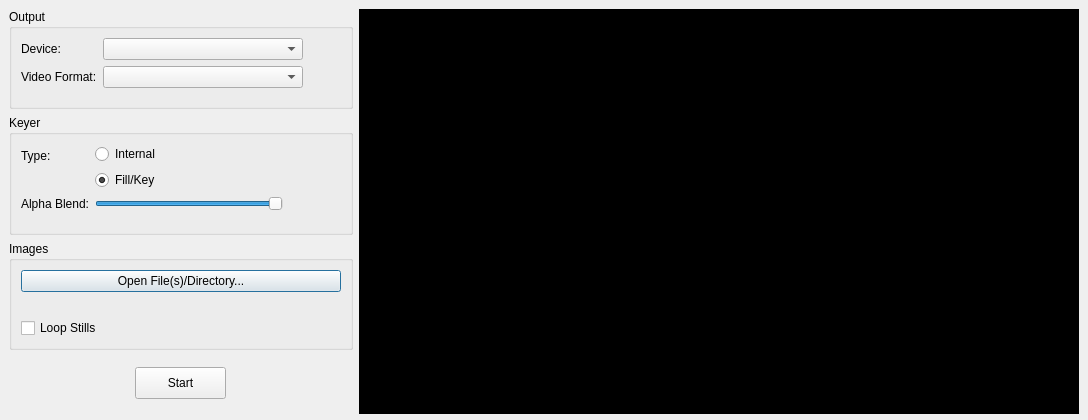
<?xml version="1.0" encoding="UTF-8"?>
<ui version="4.0">
 <class>KeyerOutputDialog</class>
 <widget class="QDialog" name="KeyerOutputDialog">
  <property name="geometry">
   <rect>
    <x>0</x>
    <y>0</y>
    <width>1088</width>
    <height>420</height>
   </rect>
  </property>
  <property name="sizePolicy">
   <sizepolicy hsizetype="Fixed" vsizetype="Fixed">
    <horstretch>0</horstretch>
    <verstretch>0</verstretch>
   </sizepolicy>
  </property>
  <property name="minimumSize">
   <size>
    <width>845</width>
    <height>290</height>
   </size>
  </property>
  <property name="maximumSize">
   <size>
    <width>16000</width>
    <height>16000</height>
   </size>
  </property>
  <property name="windowTitle">
   <string>Keyer Output</string>
  </property>
  <layout class="QHBoxLayout" name="horizontalLayout">
   <item>
    <layout class="QGridLayout" name="gridLayout">
     <item row="0" column="0">
      <widget class="QGroupBox" name="groupBox">
       <property name="enabled">
        <bool>true</bool>
       </property>
       <property name="sizePolicy">
        <sizepolicy hsizetype="Minimum" vsizetype="Preferred">
         <horstretch>0</horstretch>
         <verstretch>0</verstretch>
        </sizepolicy>
       </property>
       <property name="minimumSize">
        <size>
         <width>300</width>
         <height>100</height>
        </size>
       </property>
       <property name="maximumSize">
        <size>
         <width>16777215</width>
         <height>16777215</height>
        </size>
       </property>
       <property name="title">
        <string>Output</string>
       </property>
       <layout class="QFormLayout" name="formLayout">
        <property name="fieldGrowthPolicy">
         <enum>QFormLayout::FieldsStayAtSizeHint</enum>
        </property>
        <item row="0" column="0">
         <widget class="QLabel" name="label_5">
          <property name="text">
           <string>Device:</string>
          </property>
         </widget>
        </item>
        <item row="0" column="1">
         <widget class="QComboBox" name="outputDevicePopup">
          <property name="minimumSize">
           <size>
            <width>200</width>
            <height>0</height>
           </size>
          </property>
         </widget>
        </item>
        <item row="1" column="0">
         <widget class="QLabel" name="label_4">
          <property name="text">
           <string>Video Format:</string>
          </property>
         </widget>
        </item>
        <item row="1" column="1">
         <widget class="QComboBox" name="videoFormatPopup">
          <property name="minimumSize">
           <size>
            <width>200</width>
            <height>0</height>
           </size>
          </property>
         </widget>
        </item>
       </layout>
      </widget>
     </item>
     <item row="2" column="0">
      <widget class="QGroupBox" name="groupBox_3">
       <property name="title">
        <string>Images</string>
       </property>
       <layout class="QVBoxLayout" name="verticalLayout">
        <item>
         <layout class="QHBoxLayout" name="horizontalLayout_3">
          <item>
           <widget class="QPushButton" name="openFileButton">
            <property name="text">
             <string>Open File(s)/Directory...</string>
            </property>
           </widget>
          </item>
         </layout>
        </item>
        <item>
         <widget class="QLabel" name="fileStatusLabel">
          <property name="text">
           <string/>
          </property>
         </widget>
        </item>
        <item>
         <widget class="QCheckBox" name="checkBox">
          <property name="text">
           <string>Loop Stills</string>
          </property>
         </widget>
        </item>
       </layout>
      </widget>
     </item>
     <item row="4" column="0" alignment="Qt::AlignHCenter|Qt::AlignVCenter">
      <widget class="QPushButton" name="startButton">
       <property name="minimumSize">
        <size>
         <width>91</width>
         <height>32</height>
        </size>
       </property>
       <property name="maximumSize">
        <size>
         <width>91</width>
         <height>32</height>
           </size>
       </property>
       <property name="text">
        <string>Start</string>
          </property>
         </widget>
        </item>
     <item row="1" column="0">
      <widget class="QGroupBox" name="groupBox_2">
       <property name="sizePolicy">
        <sizepolicy hsizetype="Minimum" vsizetype="Preferred">
         <horstretch>0</horstretch>
         <verstretch>0</verstretch>
        </sizepolicy>
       </property>
       <property name="minimumSize">
        <size>
         <width>300</width>
         <height>120</height>
        </size>
       </property>
       <property name="title">
        <string>Keyer</string>
       </property>
       <layout class="QFormLayout" name="formLayout_1">
        <property name="fieldGrowthPolicy">
         <enum>QFormLayout::FieldsStayAtSizeHint</enum>
        </property>
        <item row="0" column="0">
         <widget class="QLabel" name="label_2">
          <property name="text">
           <string>Type:</string>
          </property>
         </widget>
        </item>
        <item row="0" column="1">
         <layout class="QVBoxLayout" name="verticalLayout_1">
          <item>
           <widget class="QRadioButton" name="keyerInternalRadioButton">
            <property name="text">
             <string>Internal</string>
            </property>
            <attribute name="buttonGroup">
             <string notr="true">keyerTypeButtonGroup</string>
            </attribute>
           </widget>
          </item>
          <item>
           <widget class="QRadioButton" name="keyerExternalRadioButton">
            <property name="text">
             <string>Fill/Key</string>
            </property>
            <property name="checked">
             <bool>true</bool>
            </property>
            <attribute name="buttonGroup">
             <string notr="true">keyerTypeButtonGroup</string>
            </attribute>
           </widget>
          </item>
         </layout>
        </item>
        <item row="1" column="0">
         <widget class="QLabel" name="label_3">
          <property name="text">
           <string>Alpha Blend:</string>
          </property>
         </widget>
        </item>
        <item row="1" column="1">
         <widget class="QSlider" name="alphaBlendSlider">
          <property name="minimumSize">
           <size>
            <width>188</width>
            <height>0</height>
           </size>
          </property>
          <property name="maximum">
           <number>255</number>
          </property>
          <property name="value">
           <number>255</number>
          </property>
          <property name="orientation">
           <enum>Qt::Horizontal</enum>
          </property>
         </widget>
        </item>
       </layout>
      </widget>
     </item>
    </layout>
   </item>
   <item>
    <widget class="QWidget" name="previewContainer" native="true">
     <property name="sizePolicy">
      <sizepolicy hsizetype="Fixed" vsizetype="Fixed">
       <horstretch>0</horstretch>
       <verstretch>0</verstretch>
      </sizepolicy>
     </property>
     <property name="minimumSize">
      <size>
       <width>720</width>
       <height>405</height>
      </size>
     </property>
     <property name="autoFillBackground">
      <bool>false</bool>
     </property>
     <property name="styleSheet">
      <string>background-color: #000</string>
     </property>
    </widget>
   </item>
  </layout>
 </widget>
 <layoutdefault spacing="6" margin="9"/>
 <resources/>
 <connections/>
 <buttongroups>
  <buttongroup name="keyerTypeButtonGroup"/>
 </buttongroups>
</ui>
